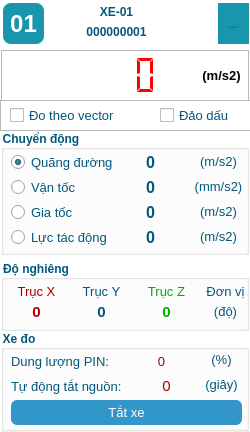
<?xml version="1.0" encoding="UTF-8"?>
<ui version="4.0">
 <class>WidModuleCar</class>
 <widget class="QWidget" name="WidModuleCar">
  <property name="geometry">
   <rect>
    <x>0</x>
    <y>0</y>
    <width>250</width>
    <height>432</height>
   </rect>
  </property>
  <property name="windowTitle">
   <string>Form</string>
  </property>
  <property name="styleSheet">
   <string notr="true"/>
  </property>
  <widget class="QFrame" name="frame">
   <property name="geometry">
    <rect>
     <x>0</x>
     <y>0</y>
     <width>250</width>
     <height>431</height>
    </rect>
   </property>
   <property name="styleSheet">
    <string notr="true">QFrame#frame{
background-color: rgb(255, 255, 255);
border: none;
border-style: outset;
border-width: 0px;
border-radius: 0px;
}
QFrame#frame:hover{
background-color: rgb(250, 255, 255);
color: rgb(255, 255, 255);
}</string>
   </property>
   <property name="frameShape">
    <enum>QFrame::StyledPanel</enum>
   </property>
   <property name="frameShadow">
    <enum>QFrame::Raised</enum>
   </property>
   <widget class="QFrame" name="frame_lcd">
    <property name="geometry">
     <rect>
      <x>1</x>
      <y>50</y>
      <width>248</width>
      <height>51</height>
     </rect>
    </property>
    <property name="frameShape">
     <enum>QFrame::StyledPanel</enum>
    </property>
    <property name="frameShadow">
     <enum>QFrame::Plain</enum>
    </property>
    <widget class="QLabel" name="lcd_Unit">
     <property name="geometry">
      <rect>
       <x>190</x>
       <y>15</y>
       <width>61</width>
       <height>21</height>
      </rect>
     </property>
     <property name="font">
      <font>
       <pointsize>10</pointsize>
       <bold>true</bold>
      </font>
     </property>
     <property name="styleSheet">
      <string notr="true"/>
     </property>
     <property name="text">
      <string>(m/s2)</string>
     </property>
     <property name="alignment">
      <set>Qt::AlignCenter</set>
     </property>
    </widget>
    <widget class="QLCDNumber" name="lcdNumber_value">
     <property name="geometry">
      <rect>
       <x>4</x>
       <y>5</y>
       <width>181</width>
       <height>41</height>
      </rect>
     </property>
     <property name="layoutDirection">
      <enum>Qt::LeftToRight</enum>
     </property>
     <property name="styleSheet">
      <string notr="true">color: rgb(255, 0, 0);</string>
     </property>
     <property name="frameShape">
      <enum>QFrame::NoFrame</enum>
     </property>
     <property name="frameShadow">
      <enum>QFrame::Plain</enum>
     </property>
     <property name="lineWidth">
      <number>1</number>
     </property>
     <property name="smallDecimalPoint">
      <bool>false</bool>
     </property>
     <property name="digitCount">
      <number>6</number>
     </property>
     <property name="segmentStyle">
      <enum>QLCDNumber::Flat</enum>
     </property>
     <property name="value" stdset="0">
      <double>0.000000000000000</double>
     </property>
     <property name="intValue" stdset="0">
      <number>0</number>
     </property>
    </widget>
   </widget>
   <widget class="QGroupBox" name="groupBox">
    <property name="geometry">
     <rect>
      <x>1</x>
      <y>130</y>
      <width>248</width>
      <height>125</height>
     </rect>
    </property>
    <property name="font">
     <font>
      <pointsize>9</pointsize>
      <bold>true</bold>
     </font>
    </property>
    <property name="styleSheet">
     <string notr="true">color: rgb(3, 87, 123);</string>
    </property>
    <property name="title">
     <string>Chuyển động</string>
    </property>
    <widget class="QRadioButton" name="radioButton_distance">
     <property name="geometry">
      <rect>
       <x>10</x>
       <y>22</y>
       <width>111</width>
       <height>20</height>
      </rect>
     </property>
     <property name="font">
      <font>
       <pointsize>10</pointsize>
      </font>
     </property>
     <property name="text">
      <string>Quãng đường</string>
     </property>
     <property name="checked">
      <bool>true</bool>
     </property>
    </widget>
    <widget class="QRadioButton" name="radioButton_speed">
     <property name="geometry">
      <rect>
       <x>10</x>
       <y>47</y>
       <width>99</width>
       <height>20</height>
      </rect>
     </property>
     <property name="font">
      <font>
       <pointsize>10</pointsize>
      </font>
     </property>
     <property name="text">
      <string>Vận tốc</string>
     </property>
    </widget>
    <widget class="QRadioButton" name="radioButton_acceleration">
     <property name="geometry">
      <rect>
       <x>10</x>
       <y>72</y>
       <width>99</width>
       <height>20</height>
      </rect>
     </property>
     <property name="font">
      <font>
       <pointsize>10</pointsize>
      </font>
     </property>
     <property name="text">
      <string>Gia tốc</string>
     </property>
    </widget>
    <widget class="QRadioButton" name="radioButton_force">
     <property name="geometry">
      <rect>
       <x>10</x>
       <y>97</y>
       <width>111</width>
       <height>20</height>
      </rect>
     </property>
     <property name="font">
      <font>
       <pointsize>10</pointsize>
      </font>
     </property>
     <property name="text">
      <string>Lực tác động</string>
     </property>
    </widget>
    <widget class="QLabel" name="label_distance">
     <property name="geometry">
      <rect>
       <x>110</x>
       <y>21</y>
       <width>79</width>
       <height>23</height>
      </rect>
     </property>
     <property name="font">
      <font>
       <pointsize>12</pointsize>
       <bold>true</bold>
      </font>
     </property>
     <property name="styleSheet">
      <string notr="true"/>
     </property>
     <property name="text">
      <string>0</string>
     </property>
     <property name="alignment">
      <set>Qt::AlignCenter</set>
     </property>
    </widget>
    <widget class="QLabel" name="label_speed">
     <property name="geometry">
      <rect>
       <x>110</x>
       <y>46</y>
       <width>79</width>
       <height>23</height>
      </rect>
     </property>
     <property name="font">
      <font>
       <pointsize>12</pointsize>
       <bold>true</bold>
      </font>
     </property>
     <property name="styleSheet">
      <string notr="true"/>
     </property>
     <property name="text">
      <string>0</string>
     </property>
     <property name="alignment">
      <set>Qt::AlignCenter</set>
     </property>
    </widget>
    <widget class="QLabel" name="label_acceleration">
     <property name="geometry">
      <rect>
       <x>110</x>
       <y>71</y>
       <width>79</width>
       <height>23</height>
      </rect>
     </property>
     <property name="font">
      <font>
       <pointsize>12</pointsize>
       <bold>true</bold>
      </font>
     </property>
     <property name="styleSheet">
      <string notr="true"/>
     </property>
     <property name="text">
      <string>0</string>
     </property>
     <property name="alignment">
      <set>Qt::AlignCenter</set>
     </property>
    </widget>
    <widget class="QLabel" name="label_force">
     <property name="geometry">
      <rect>
       <x>110</x>
       <y>96</y>
       <width>79</width>
       <height>23</height>
      </rect>
     </property>
     <property name="font">
      <font>
       <pointsize>12</pointsize>
       <bold>true</bold>
      </font>
     </property>
     <property name="styleSheet">
      <string notr="true"/>
     </property>
     <property name="text">
      <string>0</string>
     </property>
     <property name="alignment">
      <set>Qt::AlignCenter</set>
     </property>
    </widget>
    <widget class="QLabel" name="label_distanceUnit">
     <property name="geometry">
      <rect>
       <x>190</x>
       <y>20</y>
       <width>55</width>
       <height>23</height>
      </rect>
     </property>
     <property name="font">
      <font>
       <pointsize>10</pointsize>
       <bold>false</bold>
      </font>
     </property>
     <property name="styleSheet">
      <string notr="true"/>
     </property>
     <property name="text">
      <string>(m/s2)</string>
     </property>
     <property name="alignment">
      <set>Qt::AlignCenter</set>
     </property>
    </widget>
    <widget class="QLabel" name="label_speedUnit">
     <property name="geometry">
      <rect>
       <x>190</x>
       <y>45</y>
       <width>55</width>
       <height>23</height>
      </rect>
     </property>
     <property name="font">
      <font>
       <pointsize>10</pointsize>
       <bold>false</bold>
      </font>
     </property>
     <property name="styleSheet">
      <string notr="true"/>
     </property>
     <property name="text">
      <string>(mm/s2)</string>
     </property>
     <property name="alignment">
      <set>Qt::AlignCenter</set>
     </property>
    </widget>
    <widget class="QLabel" name="label_accelerationUnit">
     <property name="geometry">
      <rect>
       <x>190</x>
       <y>70</y>
       <width>55</width>
       <height>23</height>
      </rect>
     </property>
     <property name="font">
      <font>
       <pointsize>10</pointsize>
       <bold>false</bold>
      </font>
     </property>
     <property name="styleSheet">
      <string notr="true"/>
     </property>
     <property name="text">
      <string>(m/s2)</string>
     </property>
     <property name="alignment">
      <set>Qt::AlignCenter</set>
     </property>
    </widget>
    <widget class="QLabel" name="label_forceUnit">
     <property name="geometry">
      <rect>
       <x>190</x>
       <y>95</y>
       <width>55</width>
       <height>23</height>
      </rect>
     </property>
     <property name="font">
      <font>
       <pointsize>10</pointsize>
       <bold>false</bold>
      </font>
     </property>
     <property name="styleSheet">
      <string notr="true"/>
     </property>
     <property name="text">
      <string>(m/s2)</string>
     </property>
     <property name="alignment">
      <set>Qt::AlignCenter</set>
     </property>
    </widget>
   </widget>
   <widget class="QGroupBox" name="groupBox_2">
    <property name="geometry">
     <rect>
      <x>1</x>
      <y>260</y>
      <width>248</width>
      <height>71</height>
     </rect>
    </property>
    <property name="font">
     <font>
      <pointsize>9</pointsize>
      <bold>true</bold>
     </font>
    </property>
    <property name="styleSheet">
     <string notr="true">color: rgb(3, 87, 123);</string>
    </property>
    <property name="title">
     <string>Độ nghiêng</string>
    </property>
    <widget class="QLabel" name="label_axisX_degree">
     <property name="geometry">
      <rect>
       <x>5</x>
       <y>40</y>
       <width>61</width>
       <height>23</height>
      </rect>
     </property>
     <property name="font">
      <font>
       <pointsize>11</pointsize>
       <bold>true</bold>
      </font>
     </property>
     <property name="styleSheet">
      <string notr="true">color: rgb(170, 0, 0);</string>
     </property>
     <property name="text">
      <string>0</string>
     </property>
     <property name="alignment">
      <set>Qt::AlignCenter</set>
     </property>
    </widget>
    <widget class="QLabel" name="label_axisY_degree">
     <property name="geometry">
      <rect>
       <x>70</x>
       <y>40</y>
       <width>61</width>
       <height>23</height>
      </rect>
     </property>
     <property name="font">
      <font>
       <pointsize>11</pointsize>
       <bold>true</bold>
      </font>
     </property>
     <property name="styleSheet">
      <string notr="true"/>
     </property>
     <property name="text">
      <string>0</string>
     </property>
     <property name="alignment">
      <set>Qt::AlignCenter</set>
     </property>
    </widget>
    <widget class="QLabel" name="label_axisZ_degree">
     <property name="geometry">
      <rect>
       <x>135</x>
       <y>40</y>
       <width>61</width>
       <height>23</height>
      </rect>
     </property>
     <property name="font">
      <font>
       <pointsize>11</pointsize>
       <bold>true</bold>
      </font>
     </property>
     <property name="styleSheet">
      <string notr="true">color: rgb(0, 170, 0);</string>
     </property>
     <property name="text">
      <string>0</string>
     </property>
     <property name="alignment">
      <set>Qt::AlignCenter</set>
     </property>
    </widget>
    <widget class="QLabel" name="label_distanceUnit_2">
     <property name="geometry">
      <rect>
       <x>204</x>
       <y>40</y>
       <width>41</width>
       <height>23</height>
      </rect>
     </property>
     <property name="font">
      <font>
       <pointsize>10</pointsize>
       <bold>false</bold>
      </font>
     </property>
     <property name="styleSheet">
      <string notr="true"/>
     </property>
     <property name="text">
      <string>(độ)</string>
     </property>
     <property name="alignment">
      <set>Qt::AlignCenter</set>
     </property>
    </widget>
    <widget class="QLabel" name="label_distanceUnit_3">
     <property name="geometry">
      <rect>
       <x>10</x>
       <y>20</y>
       <width>51</width>
       <height>23</height>
      </rect>
     </property>
     <property name="font">
      <font>
       <pointsize>10</pointsize>
       <bold>false</bold>
      </font>
     </property>
     <property name="styleSheet">
      <string notr="true">color: rgb(170, 0, 0);</string>
     </property>
     <property name="text">
      <string>Trục X</string>
     </property>
     <property name="alignment">
      <set>Qt::AlignCenter</set>
     </property>
    </widget>
    <widget class="QLabel" name="label_distanceUnit_4">
     <property name="geometry">
      <rect>
       <x>75</x>
       <y>20</y>
       <width>51</width>
       <height>23</height>
      </rect>
     </property>
     <property name="font">
      <font>
       <pointsize>10</pointsize>
       <bold>false</bold>
      </font>
     </property>
     <property name="styleSheet">
      <string notr="true"/>
     </property>
     <property name="text">
      <string>Trục Y</string>
     </property>
     <property name="alignment">
      <set>Qt::AlignCenter</set>
     </property>
    </widget>
    <widget class="QLabel" name="label_distanceUnit_5">
     <property name="geometry">
      <rect>
       <x>140</x>
       <y>20</y>
       <width>51</width>
       <height>23</height>
      </rect>
     </property>
     <property name="font">
      <font>
       <pointsize>10</pointsize>
       <bold>false</bold>
      </font>
     </property>
     <property name="styleSheet">
      <string notr="true">color: rgb(0, 170, 0);</string>
     </property>
     <property name="text">
      <string>Trục Z</string>
     </property>
     <property name="alignment">
      <set>Qt::AlignCenter</set>
     </property>
    </widget>
    <widget class="QLabel" name="label_distanceUnit_6">
     <property name="geometry">
      <rect>
       <x>204</x>
       <y>20</y>
       <width>41</width>
       <height>23</height>
      </rect>
     </property>
     <property name="font">
      <font>
       <pointsize>10</pointsize>
       <bold>false</bold>
      </font>
     </property>
     <property name="styleSheet">
      <string notr="true"/>
     </property>
     <property name="text">
      <string>Đơn vị</string>
     </property>
     <property name="alignment">
      <set>Qt::AlignCenter</set>
     </property>
    </widget>
   </widget>
   <widget class="QGroupBox" name="groupBox_3">
    <property name="geometry">
     <rect>
      <x>1</x>
      <y>330</y>
      <width>248</width>
      <height>101</height>
     </rect>
    </property>
    <property name="font">
     <font>
      <pointsize>9</pointsize>
      <bold>true</bold>
     </font>
    </property>
    <property name="styleSheet">
     <string notr="true">color: rgb(3, 87, 123);</string>
    </property>
    <property name="title">
     <string>Xe đo</string>
    </property>
    <widget class="QLabel" name="label_speedUnit_2">
     <property name="geometry">
      <rect>
       <x>10</x>
       <y>45</y>
       <width>121</width>
       <height>23</height>
      </rect>
     </property>
     <property name="font">
      <font>
       <pointsize>10</pointsize>
       <bold>false</bold>
      </font>
     </property>
     <property name="styleSheet">
      <string notr="true"/>
     </property>
     <property name="text">
      <string>Tự động tắt nguồn:</string>
     </property>
     <property name="alignment">
      <set>Qt::AlignLeading|Qt::AlignLeft|Qt::AlignVCenter</set>
     </property>
    </widget>
    <widget class="QLabel" name="label_timeShutdownCount">
     <property name="geometry">
      <rect>
       <x>140</x>
       <y>44</y>
       <width>51</width>
       <height>23</height>
      </rect>
     </property>
     <property name="font">
      <font>
       <pointsize>11</pointsize>
       <bold>false</bold>
      </font>
     </property>
     <property name="styleSheet">
      <string notr="true">color: rgb(170, 0, 0);</string>
     </property>
     <property name="text">
      <string>0</string>
     </property>
     <property name="alignment">
      <set>Qt::AlignCenter</set>
     </property>
    </widget>
    <widget class="QLabel" name="label_accelerationUnit_2">
     <property name="geometry">
      <rect>
       <x>200</x>
       <y>43</y>
       <width>41</width>
       <height>23</height>
      </rect>
     </property>
     <property name="font">
      <font>
       <pointsize>10</pointsize>
       <bold>false</bold>
      </font>
     </property>
     <property name="styleSheet">
      <string notr="true"/>
     </property>
     <property name="text">
      <string>(giây)</string>
     </property>
     <property name="alignment">
      <set>Qt::AlignCenter</set>
     </property>
    </widget>
    <widget class="QLabel" name="label_accelerationUnit_3">
     <property name="geometry">
      <rect>
       <x>200</x>
       <y>18</y>
       <width>41</width>
       <height>23</height>
      </rect>
     </property>
     <property name="font">
      <font>
       <pointsize>10</pointsize>
       <bold>false</bold>
      </font>
     </property>
     <property name="styleSheet">
      <string notr="true"/>
     </property>
     <property name="text">
      <string>(%)</string>
     </property>
     <property name="alignment">
      <set>Qt::AlignCenter</set>
     </property>
    </widget>
    <widget class="QLabel" name="label_pin">
     <property name="geometry">
      <rect>
       <x>120</x>
       <y>20</y>
       <width>81</width>
       <height>23</height>
      </rect>
     </property>
     <property name="font">
      <font>
       <pointsize>10</pointsize>
       <bold>false</bold>
      </font>
     </property>
     <property name="styleSheet">
      <string notr="true">color: rgb(170, 0, 0);</string>
     </property>
     <property name="text">
      <string>0</string>
     </property>
     <property name="alignment">
      <set>Qt::AlignCenter</set>
     </property>
    </widget>
    <widget class="QLabel" name="label_speedUnit_3">
     <property name="geometry">
      <rect>
       <x>10</x>
       <y>20</y>
       <width>101</width>
       <height>23</height>
      </rect>
     </property>
     <property name="font">
      <font>
       <pointsize>10</pointsize>
       <bold>false</bold>
      </font>
     </property>
     <property name="styleSheet">
      <string notr="true"/>
     </property>
     <property name="text">
      <string>Dung lượng PIN:</string>
     </property>
     <property name="alignment">
      <set>Qt::AlignLeading|Qt::AlignLeft|Qt::AlignVCenter</set>
     </property>
    </widget>
    <widget class="QToolButton" name="toolButton_seOffCar">
     <property name="geometry">
      <rect>
       <x>10</x>
       <y>70</y>
       <width>231</width>
       <height>25</height>
      </rect>
     </property>
     <property name="font">
      <font>
       <pointsize>10</pointsize>
       <bold>false</bold>
      </font>
     </property>
     <property name="styleSheet">
      <string notr="true">QToolButton{
color: rgb(255, 255, 255);
background-color: rgb(50, 150, 200);
border: none;
border-style: outset;
border-width: 0px;
border-radius: 6px;
}
QToolButton:hover{
background-color: rgb(120, 210, 240);
color: rgb(255, 255, 255);
}</string>
     </property>
     <property name="text">
      <string>Tắt xe</string>
     </property>
     <property name="iconSize">
      <size>
       <width>50</width>
       <height>50</height>
      </size>
     </property>
     <property name="toolButtonStyle">
      <enum>Qt::ToolButtonTextOnly</enum>
     </property>
     <property name="autoRaise">
      <bool>true</bool>
     </property>
    </widget>
   </widget>
   <widget class="QFrame" name="frame_2">
    <property name="geometry">
     <rect>
      <x>1</x>
      <y>1</y>
      <width>251</width>
      <height>45</height>
     </rect>
    </property>
    <property name="frameShape">
     <enum>QFrame::NoFrame</enum>
    </property>
    <property name="frameShadow">
     <enum>QFrame::Sunken</enum>
    </property>
    <widget class="QToolButton" name="toolButton_setup">
     <property name="geometry">
      <rect>
       <x>217</x>
       <y>2</y>
       <width>31</width>
       <height>41</height>
      </rect>
     </property>
     <property name="toolTip">
      <string>Cài đặt thiết bị</string>
     </property>
     <property name="styleSheet">
      <string notr="true">QToolButton#toolButton_setup{
color: rgb(2, 87, 122);
background-color: rgb(25, 149, 173);
border: none;
border-style: outset;
border-width: 0px;
border-top-right-radius: 0px;
border-bottom-right-radius: 0px;
}
QToolButton#toolButton_setup:hover{
background-color: rgb(25, 149, 173);
background-color: rgb(25, 149, 190);
color: rgb(255, 255, 255);
}</string>
     </property>
     <property name="text">
      <string>...</string>
     </property>
     <property name="icon">
      <iconset resource="../../../group.qrc">
       <normaloff>:/icon/group/iconSetup_On.jpg</normaloff>
       <disabledoff>:/icon/group/iconSetup_On.jpg</disabledoff>:/icon/group/iconSetup_On.jpg</iconset>
     </property>
     <property name="iconSize">
      <size>
       <width>20</width>
       <height>20</height>
      </size>
     </property>
     <property name="autoRaise">
      <bool>true</bool>
     </property>
    </widget>
    <widget class="QLabel" name="label_CarAddress">
     <property name="geometry">
      <rect>
       <x>50</x>
       <y>20</y>
       <width>131</width>
       <height>21</height>
      </rect>
     </property>
     <property name="font">
      <font>
       <pointsize>9</pointsize>
       <bold>true</bold>
      </font>
     </property>
     <property name="styleSheet">
      <string notr="true">color: rgb(3, 87, 123);</string>
     </property>
     <property name="text">
      <string>000000001</string>
     </property>
     <property name="alignment">
      <set>Qt::AlignCenter</set>
     </property>
    </widget>
    <widget class="QLabel" name="label_CarName">
     <property name="geometry">
      <rect>
       <x>50</x>
       <y>0</y>
       <width>131</width>
       <height>21</height>
      </rect>
     </property>
     <property name="font">
      <font>
       <pointsize>9</pointsize>
       <bold>true</bold>
      </font>
     </property>
     <property name="styleSheet">
      <string notr="true">color: rgb(3, 87, 123);</string>
     </property>
     <property name="text">
      <string>XE-01</string>
     </property>
     <property name="alignment">
      <set>Qt::AlignCenter</set>
     </property>
    </widget>
    <widget class="QToolButton" name="toolButton_number">
     <property name="geometry">
      <rect>
       <x>2</x>
       <y>2</y>
       <width>41</width>
       <height>41</height>
      </rect>
     </property>
     <property name="font">
      <font>
       <pointsize>18</pointsize>
       <bold>true</bold>
      </font>
     </property>
     <property name="toolTip">
      <string>Thông tin thiết bị</string>
     </property>
     <property name="styleSheet">
      <string notr="true">QToolButton{
color: rgb(255, 255, 255);
background-color: rgb(25, 149, 173);
border: none;
border-style: outset;
border-width: 0px;
border-radius: 8px;
border-radius: 8px;
}
QToolButton:hover{
background-color: rgb(25, 149, 190);
color: rgb(255, 255, 255);
}</string>
     </property>
     <property name="text">
      <string>01</string>
     </property>
     <property name="iconSize">
      <size>
       <width>55</width>
       <height>55</height>
      </size>
     </property>
     <property name="toolButtonStyle">
      <enum>Qt::ToolButtonTextOnly</enum>
     </property>
     <property name="autoRaise">
      <bool>true</bool>
     </property>
    </widget>
   </widget>
   <widget class="QFrame" name="frame_3">
    <property name="geometry">
     <rect>
      <x>0</x>
      <y>100</y>
      <width>251</width>
      <height>31</height>
     </rect>
    </property>
    <property name="frameShape">
     <enum>QFrame::StyledPanel</enum>
    </property>
    <property name="frameShadow">
     <enum>QFrame::Raised</enum>
    </property>
    <widget class="QCheckBox" name="checkBox_sign">
     <property name="geometry">
      <rect>
       <x>160</x>
       <y>5</y>
       <width>81</width>
       <height>20</height>
      </rect>
     </property>
     <property name="font">
      <font>
       <pointsize>10</pointsize>
       <bold>false</bold>
      </font>
     </property>
     <property name="styleSheet">
      <string notr="true">color: rgb(3, 87, 123);</string>
     </property>
     <property name="text">
      <string>Đảo dấu</string>
     </property>
    </widget>
    <widget class="QCheckBox" name="checkBox_vector">
     <property name="geometry">
      <rect>
       <x>10</x>
       <y>5</y>
       <width>121</width>
       <height>20</height>
      </rect>
     </property>
     <property name="font">
      <font>
       <pointsize>10</pointsize>
       <bold>false</bold>
      </font>
     </property>
     <property name="styleSheet">
      <string notr="true">color: rgb(3, 87, 123);</string>
     </property>
     <property name="text">
      <string>Đo theo vector</string>
     </property>
     <property name="checked">
      <bool>false</bool>
     </property>
    </widget>
   </widget>
  </widget>
 </widget>
 <resources>
  <include location="../../../group.qrc"/>
 </resources>
 <connections/>
</ui>
